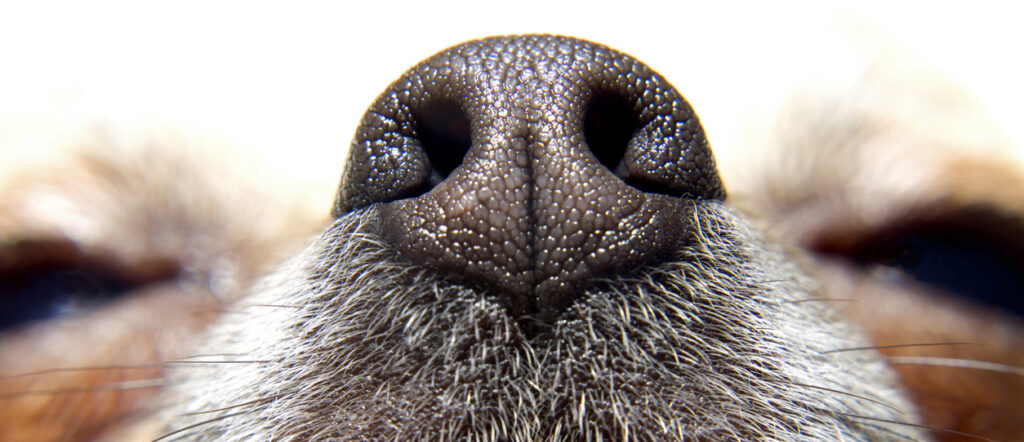
#> input picture backend/image.jpg, 1024 x 442 px, given in place of the camera
$ python dog_nose_capture_1.py   (older library calls are emulated)
#> lines starting #> are read from the running program, lines starting #| are printed output that depends on the picture; after the words box and inside, x2 and y2 are one past the last pixel; in counts of white or black regions, pixels touching at a corner belong together
#!/usr/bin/env python3
"""
Dog Nose Auto-Capture System with High-Accuracy Detection
Only captures when nose is detected with high confidence
Uses multiple detection techniques combined
"""

import cv2
import numpy as np
import os
from datetime import datetime
import time
import argparse
from pathlib import Path


class AccurateDogNoseDetector:
    def __init__(self, output_dir="dog_nose_dataset", min_sharpness=150.0,
                 auto_capture=True, capture_interval=2.0, min_confidence=0.75):
#> in run, frame is the input picture: shape (442, 1024, 3); mean B, G, R 150.5, 156, 166.2
        self.output_dir = Path(output_dir)
        self.output_dir.mkdir(parents=True, exist_ok=True)

        self.auto_capture = auto_capture
        self.capture_interval = capture_interval
        self.min_sharpness = min_sharpness
        self.min_confidence = min_confidence  # Confidence threshold (0-1)
        self.last_capture_time = 0
        self.capture_count = 0

        self.viz_mode = 0

        # Create subdirectories
        self.sharp_dir = self.output_dir / "sharp"
        self.rejected_dir = self.output_dir / "rejected"
        self.viz_dir = self.output_dir / "visualizations"
        self.sharp_dir.mkdir(exist_ok=True)
        self.rejected_dir.mkdir(exist_ok=True)
        self.viz_dir.mkdir(exist_ok=True)

        print(f"📁 Output: {self.output_dir}")
        print(f"🎯 Sharpness threshold: {self.min_sharpness}")
        print(f"🎯 Confidence threshold: {self.min_confidence * 100}%")
        print(f"⏱️  Interval: {self.capture_interval}s")

    def calculate_sharpness(self, image):
        gray = cv2.cvtColor(image, cv2.COLOR_BGR2GRAY)
        laplacian = cv2.Laplacian(gray, cv2.CV_64F)
        return laplacian.var()

    def detect_nose_multi_method(self, image):
        """
        Ultra-accurate nose detection using multiple methods
        Returns: nose_mask, nose_contour, confidence_score
        """
        h, w = image.shape[:2]
        gray = cv2.cvtColor(image, cv2.COLOR_BGR2GRAY)
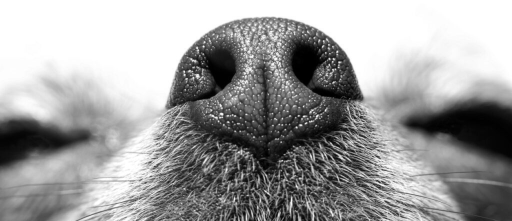
#> gray: shape (442, 1024) (shown at 1/2 size); min 0, max 255, mean 158.4

        # Define center region (nose should be here)
        center_y1, center_y2 = h//4, 3*h//4
        center_x1, center_x2 = w//4, 3*w//4

        confidence_scores = []

        # METHOD 1: Dark region detection (noses are dark)
        blurred = cv2.GaussianBlur(gray, (5, 5), 0)
        _, dark_mask = cv2.threshold(blurred, 0, 255, cv2.THRESH_BINARY_INV + cv2.THRESH_OTSU)
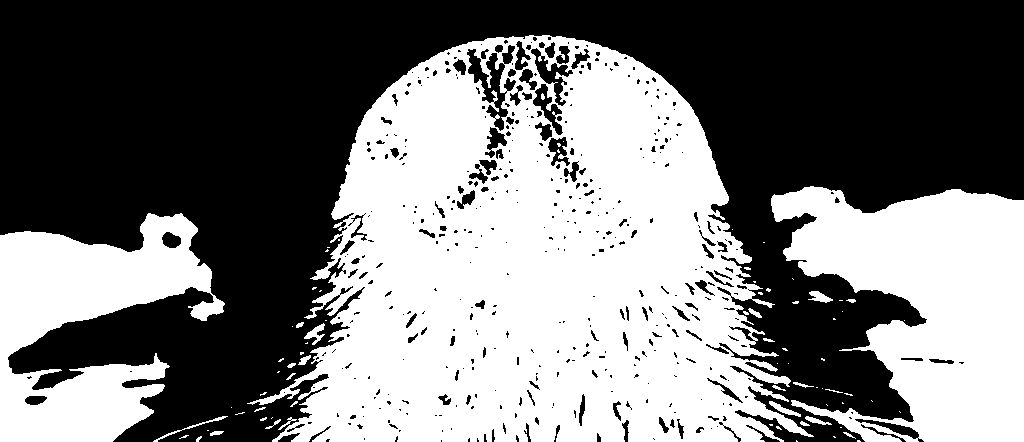
#> dark_mask: shape (442, 1024); 47.2% white; 78 white regions (52 under 20 px), largest, box (x1, y1, x2, y2) and area: (247, 35, 814, 442) 142649, (771, 186, 1024, 442) 41733, (0, 213, 225, 442) 27465

        # METHOD 2: Texture analysis (noses have wrinkle texture)
        sobelx = cv2.Sobel(gray, cv2.CV_64F, 1, 0, ksize=3)
        sobely = cv2.Sobel(gray, cv2.CV_64F, 0, 1, ksize=3)
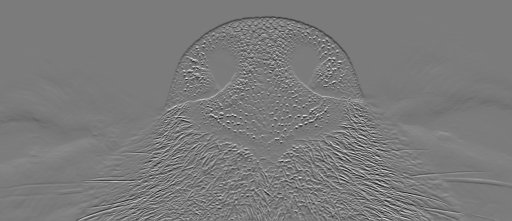
#> sobely: shape (442, 1024) float64 (shown at 1/2 size); min -703, max 743, mean -2.4; drawn with min black and max white
        sobel_mag = np.sqrt(sobelx**2 + sobely**2)
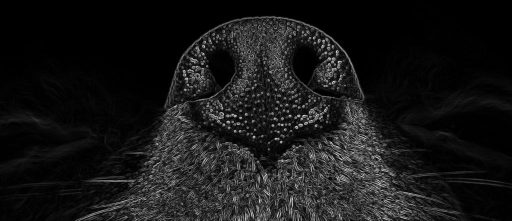
#> sobel_mag: shape (442, 1024) float64 (shown at 1/2 size); min 0, max 788, mean 72; drawn with min black and max white
        sobel_mag = np.uint8(sobel_mag / sobel_mag.max() * 255)
        _, texture_mask = cv2.threshold(sobel_mag, 30, 255, cv2.THRESH_BINARY)
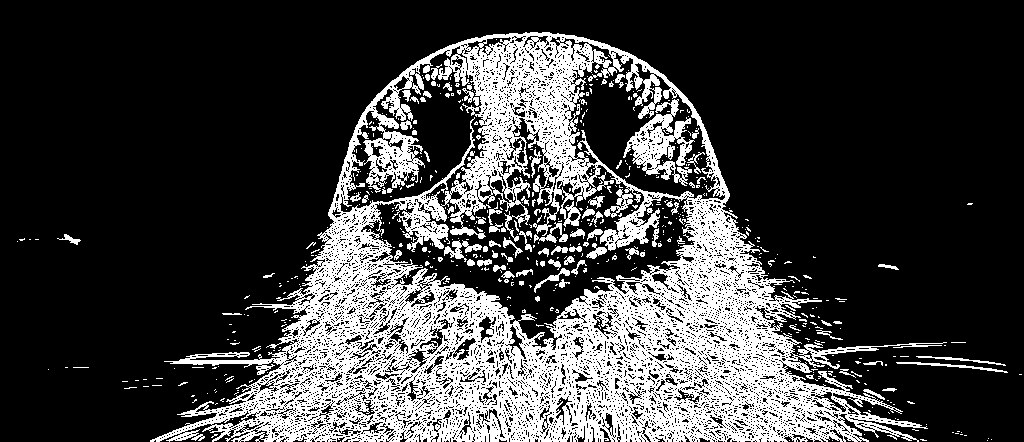
#> texture_mask: shape (442, 1024); 24.9% white; 597 white regions (504 under 20 px), largest, box (x1, y1, x2, y2) and area: (150, 32, 947, 442) 102816, (623, 99, 695, 186) 2451, (444, 240, 482, 262) 316

        # METHOD 3: Adaptive threshold
        adaptive = cv2.adaptiveThreshold(gray, 255, cv2.ADAPTIVE_THRESH_GAUSSIAN_C,
                                         cv2.THRESH_BINARY_INV, 15, 5)
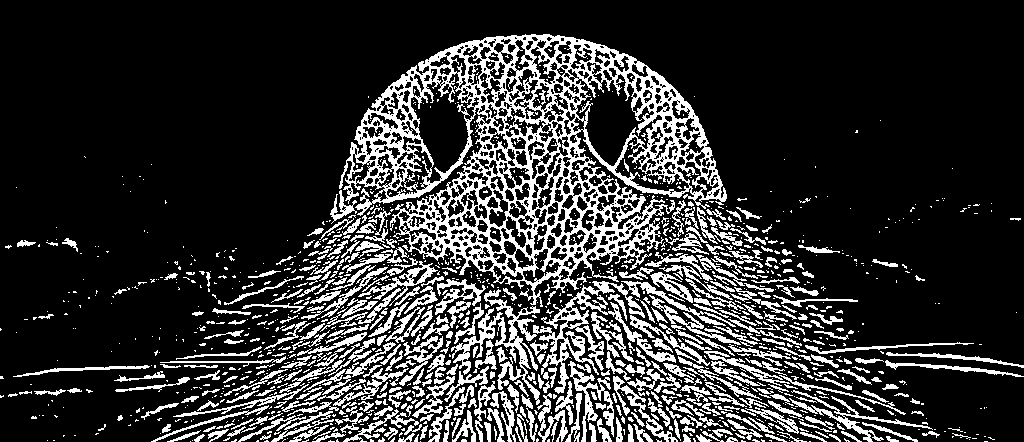
#> adaptive: shape (442, 1024); 19.9% white; 1426 white regions (986 under 20 px), largest, box (x1, y1, x2, y2) and area: (339, 34, 727, 307) 31939, (533, 281, 736, 394) 3759, (451, 289, 540, 405) 2382

        # Combine all methods
        combined = cv2.bitwise_and(dark_mask, adaptive)
#> combined: shape (442, 1024); 17.2% white; 1022 white regions (673 under 20 px), largest, box (x1, y1, x2, y2) and area: (343, 35, 727, 307) 30368, (533, 281, 736, 394) 3759, (451, 289, 540, 405) 2382
        combined = cv2.bitwise_and(combined, texture_mask)
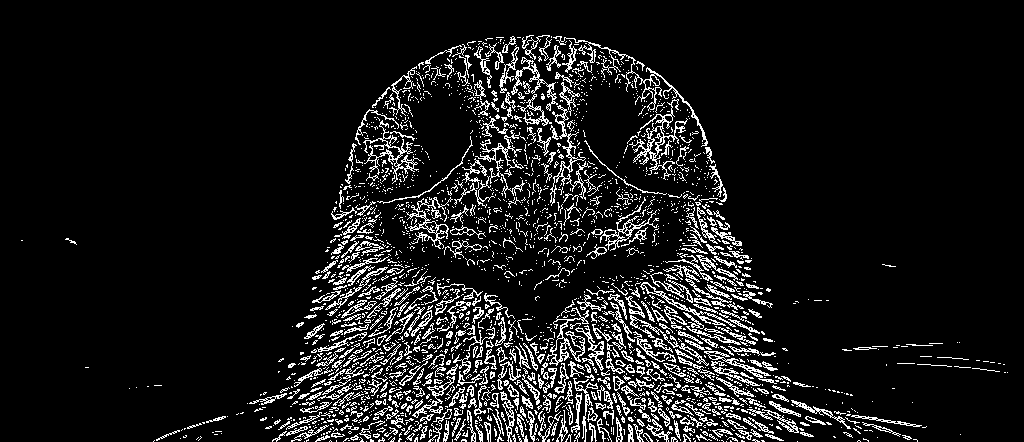
#> combined: shape (442, 1024); 9.6% white in thin lines or dots, all inside (x1, y1, x2, y2) = (21, 35, 1008, 442)

        # Morphological operations
        kernel = cv2.getStructuringElement(cv2.MORPH_ELLIPSE, (9, 9))
        combined = cv2.morphologyEx(combined, cv2.MORPH_CLOSE, kernel, iterations=2)
#> combined: shape (442, 1024); 33.6% white; 31 white regions (26 under 20 px), largest, box (x1, y1, x2, y2) and area: (236, 35, 927, 442) 149808, (893, 343, 1008, 373) 1207, (153, 416, 226, 442) 835, (842, 346, 888, 351) 105, (65, 238, 77, 245) 26
        combined = cv2.morphologyEx(combined, cv2.MORPH_OPEN, kernel)
#> combined: shape (442, 1024); 33.4% white; 3 white regions, box (x1, y1, x2, y2) and area: (247, 35, 920, 442) 149335, (918, 343, 1004, 372) 1031, (157, 418, 221, 442) 791
#> (the rest of the program and of its run is left out)
